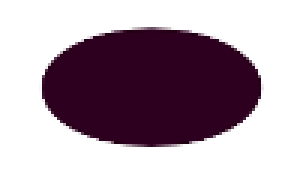
#> input picture EllipseDetection/img/ellipse.png, 100 x 60 px (shown 3 times larger)
$ python EllipseDetection.py   (Python 2 division)
#> lines starting #> are read from the running program, lines starting #| are printed output that depends on the picture
### EdgeDetection/EdgeDetection.py
import cv2
from Tkinter import *
from tkFileDialog import *
import sys
from numpy import *
import math

class EdgeDetection:

	def __init__(self):
		self.debug = 1

		if len(sys.argv) > 1:
		    self.debug = int(sys.argv[1])

		self.originalImg = None
		self.imgCopy = None
		self.height = None
		self.width = None
		self.path = None
		self.T = None

		#Robinson's "5-level" masks
		self.mask = [
		    [ [-1,0,1],[-2,0,2],[-1,0,1] ], #mask 1
		    [ [0,1,2],[-1,0,1],[-2,-1,0] ], #mask 2
		    [ [1,2,1],[0,0,0],[-1,-2,-1] ], #mask 3
		    [ [2,1,0],[1,0,-1],[0,-1,-2] ], #mask 4
		    [ [1,0,-1],[2,0,-2],[1,0,-1] ], #mask 5
		    [ [0,-1,-2],[1,0,-1],[2,1,0] ], #mask 6
		    [ [-1,-2,-1],[0,0,0],[1,2,1] ], #mask 7
		    [ [-2,-1,0],[-1,0,1],[0,1,2] ]  #mask 8
		]

		#Sobel's mask for DG
		self.DGMasks = [
			[ [-1,0,1], [-2,0,2], [-1,0,1] ],
			[ [1,2,1], [0,0,0], [-1,-2,-1] ]
		]

		self.histogram = []
		self.border = []
                self.angles = []
                self.borderInfo = []

	def preProcessImg(self,imagePath):
	    self.originalImg = cv2.imread(imagePath)
	    self.img = cv2.cvtColor(self.originalImg,cv2.COLOR_RGB2GRAY) #convert to grayscale
	    self.imgCopy = self.img
	    self.height, self.width = self.img.shape
            if self.debug:
	    	print "-> height: ",self.height," width: ",self.width
		print "-> applying masks to each pixel"

	# [18 lines left out: function applyMasks, not called in this run]

	def applyDGMasks(self,pixel,img):
		pixelGradients = []
		indexer = [-pixel[0]+1,-pixel[1]+1] # used to get the equivalent position in the mask

		for i in range(len(self.mask)):
			gradient = 0
			for r in range(pixel[0]-1, pixel[0]+2): # used for a neighborhood 3x3... I need to improve it
			    for c in range(pixel[1]-1,pixel[1]+2):
				gradient += img[r,c]*self.mask[i][r+indexer[0]][c+indexer[1]] #convolution matrix * each pixel

			pixelGradients.append(gradient) #the gradient of the mask applied is stored

		maxGradient = abs(pixelGradients[0]) + abs(pixelGradients[1])
		angle = math.atan2(pixelGradients[1],pixelGradients[0])

		return maxGradient,angle

        # [12 lines left out: function setAngles, not called in this run]

	def getThreshold(self,histogram):
	    #Basic global thresholding
	    t_new = max(histogram)/2.0 #the threshold should be close to the center
	    t_old = 0.0
	    mean = [0,0]
	    while abs(t_old-t_new) > 0.001: #the loop ends until the difference of the old threshold and the new one is minimum

		if self.debug:
		    print "-> threshold: ",t_new

		mean = self.getAverages(t_new) #get the average of each side based on the current threshold
		t_old = t_new
		t_new = 0.5*(mean[0]+mean[1]) # get a new threshold by obtaining the average of the means

	    self.T = t_new/2.5
	    if self.debug:
		print "-> Final Threshold: ",self.T

	    return self.T #We get a better border clearly defined by divinding the final Threshold into 2.5

	def getAverages(self,t):

	    sum_upper = 0
	    counter_upper = 0

	    sum_down = 0
	    counter_down = 0
	    for e in self.histogram:
		if e > t: #sum all the gradients > threshold
		    sum_upper += e
		    counter_upper += 1
		else: #sum all the gradients < threshold
		    sum_down += e
		    counter_down += 1

	    return [(sum_upper/counter_upper*1.0),(sum_down/counter_down*1.0)] #return means

	def getBorders(self, T):
		    index_counter = 0
		    for r in range(1,self.height-1,1):
			for c in range(1,self.width-1,1):
			    #Change the color of the borders, borders in white, everything else in black
			    if self.histogram[index_counter] > T:

				for i in range(r-1,r+2): #big border painting the neighborhood for each pixel border detected
				    for j in range(c-1,c+2):
					self.border.append([i,j])
                                        self.borderInfo.append([ [i,j],self.histogram[index_counter],self.angles[index_counter] ])

			    index_counter += 1

	def detectBorders(self):
	    self.preProcessImg(self.path)
#> in preProcessImg, self.originalImg is the input picture: shape (60, 100, 3); mean B, G, R 169.3, 158, 174.6
#> in preProcessImg, `self.img = cv2.cvtColor(self.originalImg,cv2.COLOR_RGB2GRAY)`:
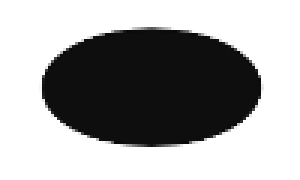
#> self.img: shape (60, 100) (shown 3 times larger); min 8, max 255, mean 163.3
#| -> height:  60  width:  100
	    for y in range(1,self.height-1,1):
		for x in range(1,self.width-1,1):
		    gradient,angle = self.applyDGMasks([y,x],self.img)
		    self.histogram.append(gradient) #Apply masks for each pixel and save the gradient in the histogram
                    #self.borderInfo.append([ [y,x],gradient,angle ])
		    self.angles.append(angle)

	    self.T = self.getThreshold(self.histogram)
	    self.getBorders(self.T)

### ShapeDetection/ShapeDetection.py
from EdgeDetection import EdgeDetection as ed
class ShapeDetection:

	def __init__(self):

		self.myBackground = 0
		self.test = ed.EdgeDetection()

		if self.test.debug:
		    print "-> preprocessing the image"

    		self.test.path = ""

	# [139 lines left out: functions getNeighborhood, isColor, getBackground, detectFigures, applyDFS, paintBorder and 1 more, not called in this run]

### EllipseDetection/EllipseDetection.py
from random import randint, random
from math import sqrt, ceil, floor, fabs, atan2, cos, sin, pi
import numpy as np
import cv2
from ShapeDetection import ShapeDetection as sd

def getTangentEq(test):

    lenBorder = len(test.borderInfo)
    for i in range(0,lenBorder,20):
        point1,gradient1,angle1 = test.borderInfo[i]
        nextPoint = i+50
        if nextPoint >= lenBorder:
            nextPoint = lenBorder - i

        point2, gradient2, angle2 = test.borderInfo[nextPoint]

        eq1 = processTangent(point1,angle1,test)
        eq2 = processTangent(point2,angle2,test)
        print "eq1: ",eq1
        print "eq2: ",eq2
        y,x = getLinearEq(eq1,eq2,test)
        print "y,x: ",y,",",x

        if y != 0 and x != 0:

            if y > 0 and y < test.height and x > 0 and x < test.width:
                for r in range(y-1,y+2,1):
                    for c in range(x-1,x+2,1):
                        test.originalImg[r,c] = [0,0,255]

        drawLineBetweenPoints(point1,point2,test)
        middleP = [int(abs(point1[0]+point2[0])/2) , int(abs(point1[1] + point2[1])/2) ]
        print "middleP: ",middleP
        drawVotingLine(middleP,[y,x],test)
        cv2.imwrite("Tangents_ellipse.png",test.originalImg)

    return

def processTangent(point,angle,test):

    angle = 3.1416/2-angle

    dx = cos(angle)
    dy = sin(angle)

    m = dx/dy

    secondPoint = [int(round(m*(100-point[1])+point[0])), 100]

    for c in xrange(test.width):
        y = int(round(m*(c-point[1])+point[0]))
        #print "y: ",y
        if y >= 0 and y < test.height:
            test.originalImg[y,c] = [0,255,0]

    #cv2.imwrite("Tangents_"+str(m)+".png",test.originalImg)

    eq = [m,point,secondPoint[0]]


    return eq

def getLinearEq(eq1,eq2,test):

    y1, y2 = int(), int()

    for x in xrange(-test.width*6,test.width*6,1):
        y1 = int(round(eq1[0]*(x-eq1[1][1])+eq1[1][0]))
        y2 = int(round(eq2[0]*(x-eq2[1][1])+eq2[1][0]))
        if y1 == y2:
            print "y1 == y2 = ",y1
            return y1,x

    return 0,0

def drawLineBetweenPoints(point1, point2,test):
    print "part1: ",(point2[0]-point1[0])
    print "part2: ",(point2[1]-point1[1])
    m = (point2[0]-point1[0])*1.0/(point2[1]-point1[1])
    print "**m ",m

    b = min(point2[0],point1[0])

    start = min(point1[1],point2[1])
    finish = max(point1[1],point2[1])

    print "p1, p2: ",point1," , ",point2

    for x in range(start,finish,1):
        y = int( round( m*(x - start) + b ) )
        print "-.--> y: ",y," m: ",m," b: ",b
        if y > 0  and y < test.height:
            test.originalImg[y,x] = [255,0,0]

    #cv2.imwrite("Tangents_"+str(m)+".png",test.originalImg)

    return

def drawVotingLine(point1, point2, test):

    #print "part1: ",(point2[0]-point1[0])
    #print "part2: ",(point2[1]-point1[1])
    part2 = (point2[1]-point1[1])
    if part2 == 0:
        part2 = 1

    m = (point2[0]-point1[0])*1.0/part2
    #print "**m ",m

    b = min(point2[0],point1[0])

    #start = point1[1]
    start = min(point1[1],point2[1])

    finish = max(point1[1],point2[1])

    print "p1, p2: ",point1," , ",point2

    for x in range(start,test.width,1):
        y = int( round( m*(x - start) + b ) )
        print "votingL -> y: ",y," m: ",m," b: ",b


        if y > 0  and y < test.height:
            test.originalImg[y,x] = [0,0,0]
            if [y,x] not in test.border:
                test.originalImg[y,x] = [0,233,255]

    #cv2.imwrite("Tangents_"+str(m)+".png",test.originalImg)

    return

# [47 lines left out: functions getAllTangents, testPaintBorders, not called in this run]


def main():

    shapeDetector = sd.ShapeDetection()

    shapeDetector.test.path = "img/ellipse.png"

    #figures = shapeDetector.detectFigures()
    shapeDetector.test.detectBorders()
#> the loop in getThreshold, `while abs(t_old-t_new) > 0.001:` made 9 passes
#| -> threshold:  960.5
#| -> threshold:  716.0
#| -> threshold:  553.5
#| -> threshold:  509.5
#| -> threshold:  499.0
#| -> threshold:  494.5
#| -> threshold:  493.5
#| -> threshold:  492.5
#> (further printed lines are left out)
#| -> Final Threshold:  196.6

    width = shapeDetector.test.width
    height = shapeDetector.test.height

    #testPaintBorders(height,width, shapeDetector.test)
    #getAllTangents(shapeDetector.test)
    getTangentEq(shapeDetector.test)
#> the loop in getTangentEq, `for i in range(0,lenBorder,20):` made 102 passes
#> (printed output is left out)
#> pass 1, in getTangentEq, `cv2.imwrite("Tangents_ellipse.png",test.originalImg)`:
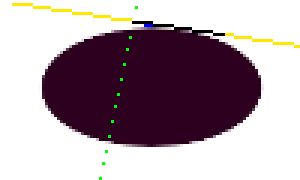
#> saved as Tangents_ellipse.png: shape (60, 100, 3) (shown 3 times larger); mean B, G, R 165, 156.6, 173
#> pass 2, in getTangentEq, `cv2.imwrite("Tangents_ellipse.png",test.originalImg)`:
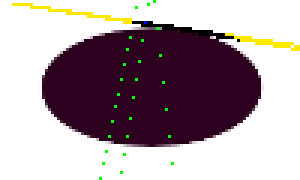
#> saved as Tangents_ellipse.png: shape (60, 100, 3) (shown 3 times larger); mean B, G, R 162.6, 156.3, 171.9
#> after the loop in getTangentEq, `for i in range(0,lenBorder,20):`:
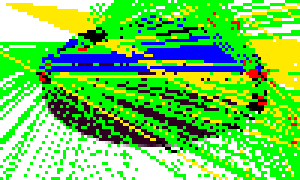
#> test.originalImg: shape (60, 100, 3) (shown 3 times larger); mean B, G, R 84.6, 204.6, 108.7


#> (the run stopped early here; a loop or call above may not have finished)
